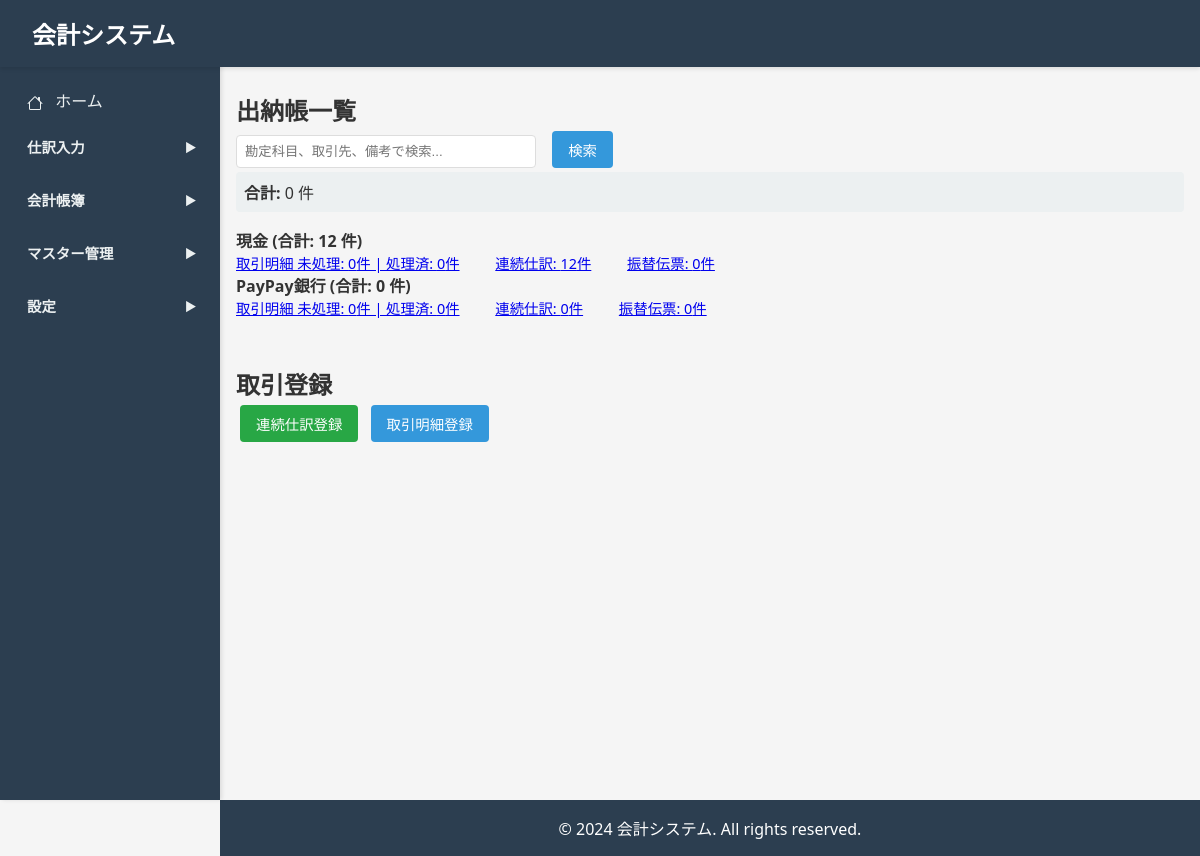
/cash-books, run on the app's committed database.
### models.py (models this page shows, shortened)
class Base(declarative_base()):
    __abstract__ = True
    pass

class Account(Base):
    __tablename__ = 'accounts'
    id = Column(Integer, primary_key=True)
    organization_id = Column(Integer, ForeignKey('organizations.id'), nullable=False)
    account_name = Column(String(255), nullable=False)
    account_type = Column(String(50), nullable=False)
    display_name = Column(String(255))
    bank_name = Column(String(255))
    branch_name = Column(String(255))
    account_number = Column(String(50))
    account_item_id = Column(Integer, ForeignKey('account_items.id'))
    memo = Column(Text)
    is_visible_in_list = Column(Boolean, default=True, nullable=False)

### app.py (the view, shortened to what this page needs)
@app.route('/cash-books', methods=['GET'])
def cash_books_list():
    db = SessionLocal()
    try:
        accounts = db.query(Account).filter(
            Account.is_visible_in_list.is_(True)
        ).order_by(Account.id.asc()).all()
        grouped_cash_books = {}
        search_query = request.args.get('search', '', type=str)
        account_stats = {}
        for account in accounts:
            query = db.query(CashBook).filter(
                CashBook.organization_id == account.organization_id,
                CashBook.payment_account == account.account_name,
            )
            items = query.order_by(CashBook.transaction_date.desc()).all()
            grouped_cash_books[account.account_name] = items
            from sqlalchemy import func
            account_item_ids = []
            if account.account_item_id:
                account_item_ids.append(account.account_item_id)
            else:
                if account.account_name == '現金':
                    account_item_ids.append(1)  # 現金
                elif account.account_name in ['三井住友銀行', '三菱ＵＦＪ銀行']:
                    account_item_ids.append(2)  # 普通預金 など、必要に応じて調整
            batch_count = db.query(func.count(func.distinct(GeneralLedger.source_id))).filter(
                GeneralLedger.organization_id == account.organization_id,
                GeneralLedger.source_type.in_(['batch_entry', 'batch_entry_net', 'batch_entry_tax']),
                ((GeneralLedger.debit_account_item_id.in_(account_item_ids)) |
                 (GeneralLedger.credit_account_item_id.in_(account_item_ids)))
            ).scalar() or 0 if account_item_ids else 0
            transaction_ids = db.query(func.distinct(GeneralLedger.source_id)).filter(
                GeneralLedger.organization_id == account.organization_id,
                GeneralLedger.source_type == 'imported_transaction',
                ((GeneralLedger.debit_account_item_id.in_(account_item_ids)) |
                 (GeneralLedger.credit_account_item_id.in_(account_item_ids)))
            ).all() if account_item_ids else []
            transaction_ids = [t[0] for t in transaction_ids if t[0] is not None]
            transaction_unprocessed_count = db.query(func.count(ImportedTransaction.id)).filter(
                ImportedTransaction.id.in_(transaction_ids),
                ImportedTransaction.status == 0
            ).scalar() or 0 if transaction_ids else 0
            transaction_processed_count = db.query(func.count(ImportedTransaction.id)).filter(
                ImportedTransaction.id.in_(transaction_ids),
                ImportedTransaction.status == 1
            ).scalar() or 0 if transaction_ids else 0
            journal_count = db.query(func.count(func.distinct(GeneralLedger.source_id))).filter(
                GeneralLedger.organization_id == account.organization_id,
                GeneralLedger.source_type == 'journal_entry',
                ((GeneralLedger.debit_account_item_id.in_(account_item_ids)) |
                 (GeneralLedger.credit_account_item_id.in_(account_item_ids)))
            ).scalar() or 0 if account_item_ids else 0
            account_stats[account.account_name] = {
                'batch': batch_count,
                'transaction_unprocessed': transaction_unprocessed_count,
                'transaction_processed': transaction_processed_count,
                'journal': journal_count,
            }
        return render_template(
            'cash_books/list.html',
            accounts=accounts,
            grouped_cash_books=grouped_cash_books,
            account_stats=account_stats,
            search_query=search_query
        )
    finally:
        db.close()

### app.py (called while the page is built, shortened)
def get_current_organization():
    if 'organization_id' not in session:
        return None
    db = SessionLocal()
    org = db.query(Organization).filter(Organization.id == session['organization_id']).first()
    db.close()
    return org

@app.context_processor
def inject_globals():
    current_org = get_current_organization()
    current_fiscal_period = None
    return dict(
        Account=Account,
        current_organization=current_org,
        current_fiscal_period=current_fiscal_period
    )

### templates/cash_books/list.html (shortened to what this page needs)
{% extends "base.html" %}
{% block content %}
<h2>出納帳一覧</h2>
<div class="search-form">
    <form method="GET" action="{{ url_for('cash_books_list') }}">
        <input type="text" name="search" placeholder="勘定科目、取引先、備考で検索..." value="{{ search_query }}">
        <button type="submit" class="btn btn-primary">検索</button>
    </form>
</div>
{% set total_transactions = 0 %}
{% for account_name, items in grouped_cash_books.items() %}
    {% set total_transactions = total_transactions + items|length %}
{% endfor %}
<div class="stats">
    <strong>合計:</strong> {{ total_transactions }} 件
</div>
{% for account in accounts %}
    {% if account.is_visible_in_list %}
    {% set account_items = grouped_cash_books.get(account.account_name, []) %}
    {% set stats = account_stats.get(account.account_name, {'batch': 0, 'transaction_unprocessed': 0, 'transaction_processed': 0, 'journal': 0}) %}
    {% set total_count = stats.batch + stats.transaction_unprocessed + stats.transaction_processed + stats.journal %}
    <div class="card mb-3">
        <div class="card-body">
            <h4 class="mb-2">{{ account.account_name }} (合計: {{ total_count }} 件)</h4>
            <p class="text-muted mb-0" style="font-size: 0.9rem;">
                <a href="{{ url_for('transactions.imported_transactions_list', account_item_id=account.account_item_id) }}" class="text-decoration-none">取引明細 未処理: {{ stats.transaction_unprocessed }}件 | 処理済: {{ stats.transaction_processed }}件</a>
                <a href="{{ url_for('batch_create_cash_books_page', account_item_id=account.account_item_id) }}" class="text-decoration-none">連続仕訳: {{ stats.batch }}件</a>
                <a href="{{ url_for('journal_entries_list', account_item_id=account.account_item_id) }}" class="text-decoration-none">振替伝票: {{ stats.journal }}件</a>
            </p>
        </div>
    </div>
    {% endif %}
{% endfor %}
<h2 class="h4 mt-5 mb-3" style="margin-top: 3rem !important;">取引登録</h2>
<div class="card p-3">
    <a href="{{ url_for('batch_create_cash_books_page') }}" class="btn btn-success btn-lg">連続仕訳登録</a>
    <a href="{{ url_for('transactions.imported_transactions_list') }}" class="btn btn-primary btn-lg mt-2">取引明細登録</a>
</div>
{% endblock %}

### data on the page
Account: account_name "現金", total_count "12", transaction_unprocessed "0", transaction_processed "0", batch "12", journal "0"
Account: account_name "PayPay銀行", total_count "0", transaction_unprocessed "0", transaction_processed "0", batch "0", journal "0"

### other printed values
{{ total_transactions }} "0"
